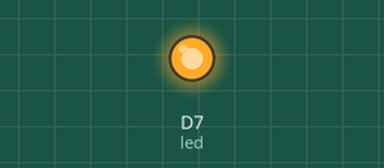
Simulated run of this sketch. Board: Particle Photon. On the bench: output pins drawn as LEDs (lit = HIGH).

Above: at 2.5 s.
At 12.5 s:
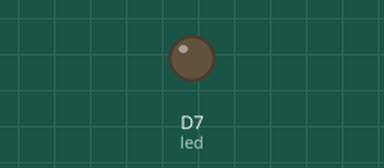
Timing chart, 0 to 26.0 s (numbered marks = the images above):
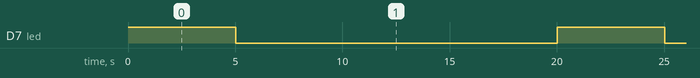

Measured:
- by itself, D7 (led): alternates HIGH for 5.0 s and LOW for 15.0 s

The sketch:

argonTempRecording.ino
```cpp
/** Task & REFERENCES
 Read the temperature from a DHT22 sensor using a particle Argon
 and publish to ThingSpeak via Particle webhook,
 code put together and modified from the following sources

 * https://docs.particle.io/tutorials/device-cloud/webhooks/
 * https://www.electronicwings.com/particle/connecting-dht11-sensor-to-thingspeak-cloud-using-particle-photon
 * https://community.particle.io/t/float-to-string/13599
*/

#include "Adafruit_DHT.h" // Include the Adafruit DHT sensor

DHT dht(D2, DHT22); // Set pin D2 to DHT22 sensor
int led = D7;  // The on-board LED

void setup() {
  pinMode(led, OUTPUT);
  dht.begin(); // begin communication with DHT22 sensor
}

void loop() {

  digitalWrite(led, HIGH);   // Turn ON the LED, indicate data send
  float temp = dht.getTempCelcius(); // read temp in degrees celsius
  delay(5000); // wait 5 seconds ... dht22 takes 2 to update reading
  Particle.publish("Temperature", String(temp), PRIVATE);
  digitalWrite(led, LOW);    // Turn OFF the LED
  delay(15000);               // Wait for 30 seconds
}
```
